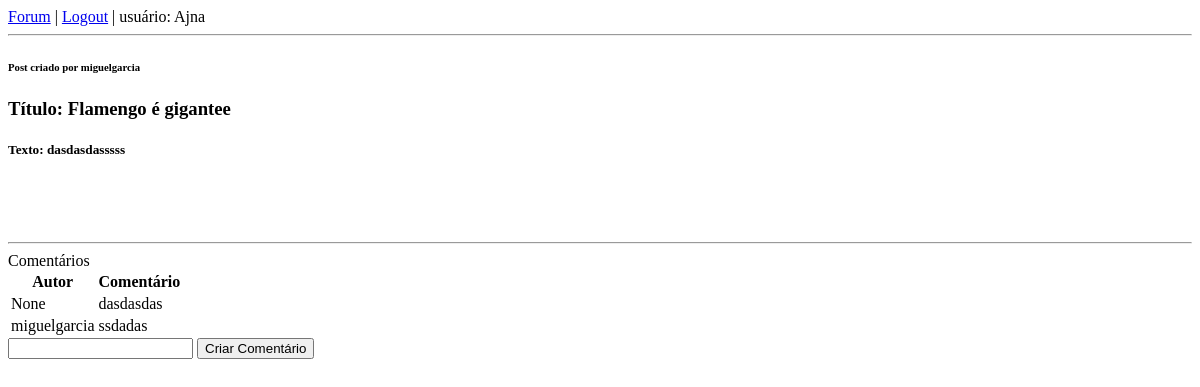
Before: /forum/publicacao/2/ (signed in) with the older database file.
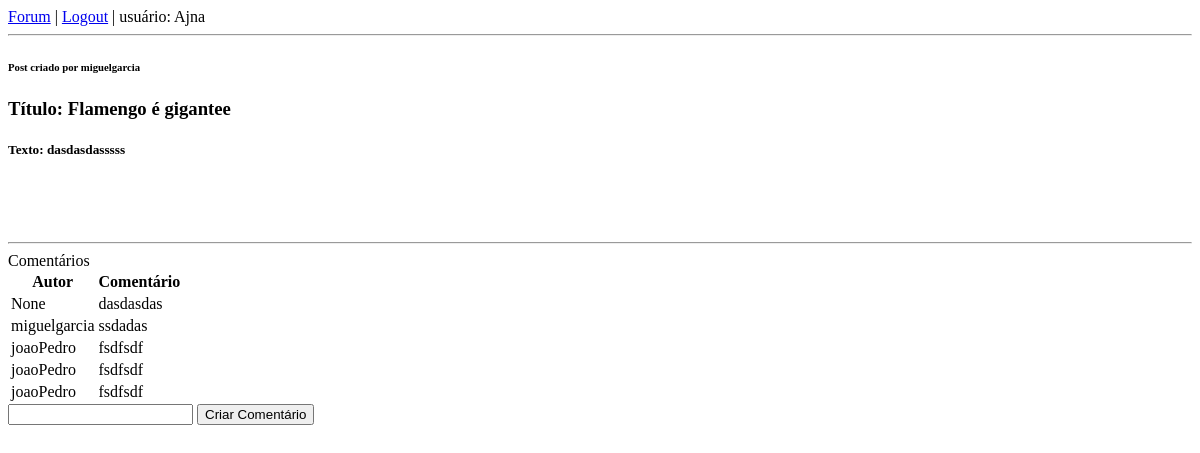
After: the same page with the newer database file.
### forum/models.py (models this page shows, shortened)
class Publicacao(models.Model):
    id = models.AutoField(primary_key=True)
    titulo = models.CharField(
    max_length=100, help_text='Entre com o título:')
    texto = models.CharField(
    max_length=10000, help_text='Digite o texto da publicação:')
    autor = models.ForeignKey(User, on_delete=models.CASCADE,default=None, null=True)
    data_publicacao = models.DateTimeField(auto_now_add=True, blank=True, null=True)

class Comentario(models.Model):
    id = models.AutoField(primary_key=True)
    texto = models.CharField(
    max_length=100, help_text='Digite o comentário:')
    idPublicacao  = models.ForeignKey(Publicacao,on_delete=models.CASCADE)
    autor = models.ForeignKey(User, on_delete=models.CASCADE,default=None, null=True)
    data_publicacao = models.DateTimeField(auto_now_add=True, blank=True, null=True)

### forum/views.py (the view, shortened to what this page needs)
# urls.py: path('publicacao/<int:pk>/', views.PublicacaoView.as_view(),
@method_decorator(login_required, name='dispatch')
class PublicacaoView(View):
    def get(self, request, pk, *args, **kwargs):
        publicacao = Publicacao.objects.get(pk=pk)
        comentarios = Comentario.objects.filter(idPublicacao=pk)
        user = request.user
        contexto = { 'publicacao': publicacao, 'comentarios':comentarios, 'user':user}
        return render(
                request,
                'visualizaPublicacao.html',
                contexto)

### forum/templates/visualizaPublicacao.html (shortened to what this page needs)
{% load static %}
<!DOCTYPE html>
<html>
<head>
<link rel="stylesheet" href="{% static 'forum/css/estilo.css' %}">
</head>
<body>
    {% include 'links.html' %}
    <h6>Post criado por {{publicacao.autor}}</h6>
    <h3> Título: {{publicacao.titulo}}</h3>
    <h5> Texto: {{publicacao.texto}}</h5>
    <br><br><br>
    <hr>
    <a>Comentários</a>
    <table>
     <tr><th>Autor</th><th>Comentário</th><th></th></tr>
     {% if comentarios %}
        {% for comentario in comentarios %}
            <tr>
            <td>{{ comentario.autor }}</td>
            <td>{{ comentario.texto }}</td>
            {% if comentario.autor.username == user.username %}
            <td>
                <a href="{% url 'forum:apaga-comentario' pk=comentario.id %}">Excluir</a>
            </td>
            {% else %}
            <td> </td>
            {% endif %}
        </tr>
    {% empty %}
    <tr><th colspan="5">Ninguém comentou ainda.</th></tr>
    {% endfor %}
    {% else %}
    <tr><th colspan="5">Ninguém comentou ainda.</th></tr>
    {% endif %}
    </table>
    <form>
        <input type="text" name = "comentario_nome">
        <button  method="submit" formmethod="post">
            Criar Comentário
        </button>
    </form>
</body>
</html>

### forum/templates/links.html
{% load static %}
    <a href="{% url 'forum:lista-publicacoes' %}">
    Forum</a> |
    {% if user.username  %}
    <a href="{% url 'sec-logout' %}">
        Logout</a>
    {% else %}
    <a href="{% url 'sec-login' %}">
        Login</a>
    {% endif %}
    <a>
        |  usuário: {% firstof user.username "visitante" %}
    </a>
    <hr>

Changed rows visible on the page:
added Comentario: autor "joaoPedro", texto "fsdfsdf"
added Comentario: autor "joaoPedro", texto "fsdfsdf"
added Comentario: autor "joaoPedro", texto "fsdfsdf"
